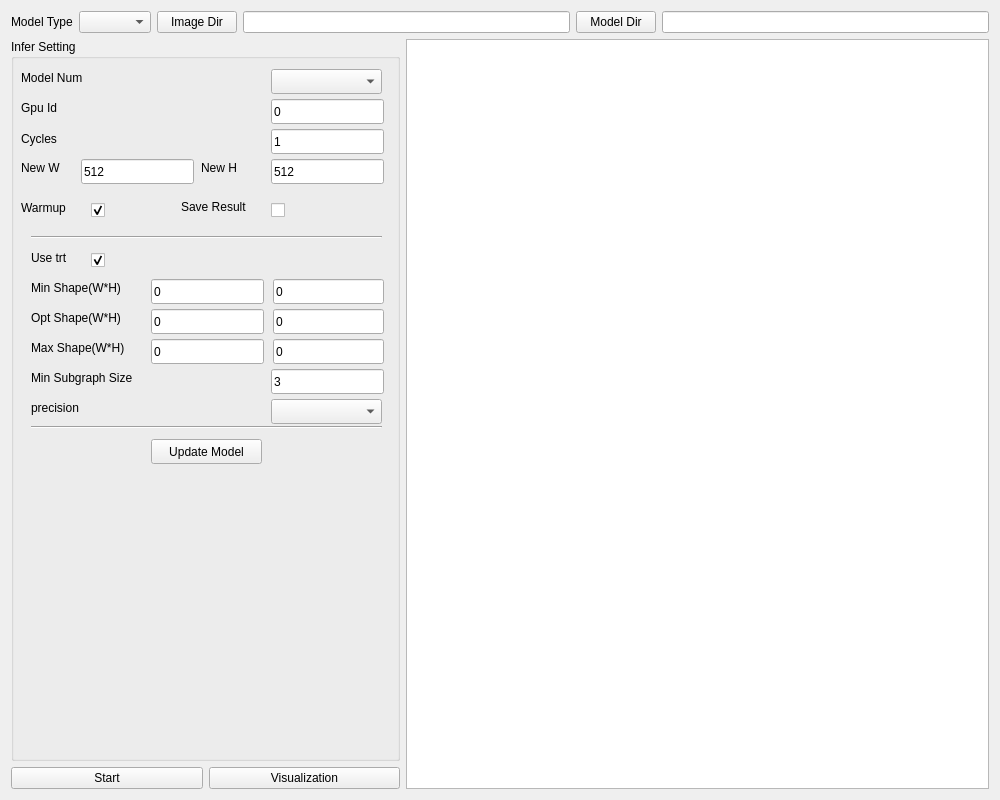
<?xml version="1.0" encoding="UTF-8"?>
<ui version="4.0">
 <class>Widget</class>
 <widget class="QWidget" name="Widget">
  <property name="geometry">
   <rect>
    <x>0</x>
    <y>0</y>
    <width>1000</width>
    <height>800</height>
   </rect>
  </property>
  <property name="windowTitle">
   <string>ModelInferUI</string>
  </property>
  <layout class="QGridLayout" name="gridLayout">
   <item row="0" column="0">
    <layout class="QVBoxLayout" name="verticalLayout">
     <item>
      <layout class="QHBoxLayout" name="horizontalLayout">
       <item>
        <widget class="QLabel" name="label">
         <property name="text">
          <string>Model Type</string>
         </property>
        </widget>
       </item>
       <item>
        <widget class="QComboBox" name="combo_modeltype"/>
       </item>
       <item>
        <widget class="QPushButton" name="button_imgdir">
         <property name="text">
          <string>Image Dir</string>
         </property>
        </widget>
       </item>
       <item>
        <widget class="QLineEdit" name="lineEdit_imgdir"/>
       </item>
       <item>
        <widget class="QPushButton" name="button_modeldir">
         <property name="text">
          <string>Model Dir</string>
         </property>
        </widget>
       </item>
       <item>
        <widget class="QLineEdit" name="lineEdit_modeldir"/>
       </item>
      </layout>
     </item>
     <item>
      <layout class="QHBoxLayout" name="horizontalLayout_3" stretch="2,3">
       <item>
        <layout class="QVBoxLayout" name="verticalLayout_2" stretch="5,1">
         <item>
          <widget class="QGroupBox" name="groupBox_setting">
           <property name="title">
            <string>Infer Setting</string>
           </property>
           <widget class="QLabel" name="label_2">
            <property name="geometry">
             <rect>
              <x>10</x>
              <y>30</y>
              <width>91</width>
              <height>17</height>
             </rect>
            </property>
            <property name="text">
             <string>Model Num</string>
            </property>
           </widget>
           <widget class="QComboBox" name="combo_modelnum">
            <property name="geometry">
             <rect>
              <x>260</x>
              <y>30</y>
              <width>111</width>
              <height>25</height>
             </rect>
            </property>
           </widget>
           <widget class="QLabel" name="label_3">
            <property name="geometry">
             <rect>
              <x>10</x>
              <y>60</y>
              <width>67</width>
              <height>17</height>
             </rect>
            </property>
            <property name="text">
             <string>Gpu Id</string>
            </property>
           </widget>
           <widget class="QLabel" name="label_4">
            <property name="geometry">
             <rect>
              <x>10</x>
              <y>90</y>
              <width>71</width>
              <height>20</height>
             </rect>
            </property>
            <property name="text">
             <string>Cycles</string>
            </property>
           </widget>
           <widget class="QLineEdit" name="lineEdit_gpuid">
            <property name="geometry">
             <rect>
              <x>260</x>
              <y>60</y>
              <width>113</width>
              <height>25</height>
             </rect>
            </property>
            <property name="text">
             <string>0</string>
            </property>
           </widget>
           <widget class="QLineEdit" name="lineEdit_cycles">
            <property name="geometry">
             <rect>
              <x>260</x>
              <y>90</y>
              <width>113</width>
              <height>25</height>
             </rect>
            </property>
            <property name="text">
             <string>1</string>
            </property>
           </widget>
           <widget class="QLabel" name="label_5">
            <property name="geometry">
             <rect>
              <x>10</x>
              <y>120</y>
              <width>67</width>
              <height>17</height>
             </rect>
            </property>
            <property name="text">
             <string>New W</string>
            </property>
           </widget>
           <widget class="QLineEdit" name="lineEdit_newW">
            <property name="geometry">
             <rect>
              <x>70</x>
              <y>120</y>
              <width>113</width>
              <height>25</height>
             </rect>
            </property>
            <property name="text">
             <string>512</string>
            </property>
           </widget>
           <widget class="QLabel" name="label_6">
            <property name="geometry">
             <rect>
              <x>190</x>
              <y>120</y>
              <width>67</width>
              <height>17</height>
             </rect>
            </property>
            <property name="text">
             <string>New H</string>
            </property>
           </widget>
           <widget class="QLineEdit" name="lineEdit_newH">
            <property name="geometry">
             <rect>
              <x>260</x>
              <y>120</y>
              <width>113</width>
              <height>25</height>
             </rect>
            </property>
            <property name="text">
             <string>512</string>
            </property>
           </widget>
           <widget class="QLabel" name="label_7">
            <property name="geometry">
             <rect>
              <x>10</x>
              <y>160</y>
              <width>67</width>
              <height>17</height>
             </rect>
            </property>
            <property name="text">
             <string>Warmup</string>
            </property>
           </widget>
           <widget class="QLabel" name="label_8">
            <property name="geometry">
             <rect>
              <x>170</x>
              <y>160</y>
              <width>91</width>
              <height>16</height>
             </rect>
            </property>
            <property name="text">
             <string>Save Result</string>
            </property>
           </widget>
           <widget class="Line" name="line">
            <property name="geometry">
             <rect>
              <x>20</x>
              <y>190</y>
              <width>351</width>
              <height>16</height>
             </rect>
            </property>
            <property name="orientation">
             <enum>Qt::Horizontal</enum>
            </property>
           </widget>
           <widget class="QLabel" name="label_9">
            <property name="geometry">
             <rect>
              <x>20</x>
              <y>210</y>
              <width>67</width>
              <height>17</height>
             </rect>
            </property>
            <property name="text">
             <string>Use trt</string>
            </property>
           </widget>
           <widget class="QCheckBox" name="check_warmup">
            <property name="geometry">
             <rect>
              <x>80</x>
              <y>160</y>
              <width>92</width>
              <height>23</height>
             </rect>
            </property>
            <property name="text">
             <string/>
            </property>
            <property name="checked">
             <bool>true</bool>
            </property>
           </widget>
           <widget class="QCheckBox" name="check_saveresult">
            <property name="geometry">
             <rect>
              <x>260</x>
              <y>160</y>
              <width>92</width>
              <height>23</height>
             </rect>
            </property>
            <property name="text">
             <string/>
            </property>
           </widget>
           <widget class="QCheckBox" name="check_usetrt">
            <property name="geometry">
             <rect>
              <x>80</x>
              <y>210</y>
              <width>92</width>
              <height>23</height>
             </rect>
            </property>
            <property name="text">
             <string/>
            </property>
            <property name="checked">
             <bool>true</bool>
            </property>
           </widget>
           <widget class="QLabel" name="label_10">
            <property name="geometry">
             <rect>
              <x>20</x>
              <y>240</y>
              <width>121</width>
              <height>17</height>
             </rect>
            </property>
            <property name="text">
             <string>Min Shape(W*H)</string>
            </property>
           </widget>
           <widget class="QLabel" name="label_11">
            <property name="geometry">
             <rect>
              <x>20</x>
              <y>270</y>
              <width>111</width>
              <height>17</height>
             </rect>
            </property>
            <property name="text">
             <string>Opt Shape(W*H)</string>
            </property>
           </widget>
           <widget class="QLabel" name="label_12">
            <property name="geometry">
             <rect>
              <x>20</x>
              <y>300</y>
              <width>121</width>
              <height>17</height>
             </rect>
            </property>
            <property name="text">
             <string>Max Shape(W*H)</string>
            </property>
           </widget>
           <widget class="QLabel" name="label_13">
            <property name="geometry">
             <rect>
              <x>20</x>
              <y>360</y>
              <width>67</width>
              <height>17</height>
             </rect>
            </property>
            <property name="text">
             <string>precision</string>
            </property>
           </widget>
           <widget class="QLineEdit" name="lineEdit_minshapeW">
            <property name="geometry">
             <rect>
              <x>140</x>
              <y>240</y>
              <width>113</width>
              <height>25</height>
             </rect>
            </property>
            <property name="text">
             <string>0</string>
            </property>
           </widget>
           <widget class="QLineEdit" name="lineEdit_minshapeH">
            <property name="geometry">
             <rect>
              <x>262</x>
              <y>240</y>
              <width>111</width>
              <height>25</height>
             </rect>
            </property>
            <property name="text">
             <string>0</string>
            </property>
           </widget>
           <widget class="QLineEdit" name="lineEdit_optshapeW">
            <property name="geometry">
             <rect>
              <x>140</x>
              <y>270</y>
              <width>113</width>
              <height>25</height>
             </rect>
            </property>
            <property name="text">
             <string>0</string>
            </property>
           </widget>
           <widget class="QLineEdit" name="lineEdit_optshapeH">
            <property name="geometry">
             <rect>
              <x>262</x>
              <y>270</y>
              <width>111</width>
              <height>25</height>
             </rect>
            </property>
            <property name="text">
             <string>0</string>
            </property>
           </widget>
           <widget class="QLineEdit" name="lineEdit_maxshapeW">
            <property name="geometry">
             <rect>
              <x>140</x>
              <y>300</y>
              <width>113</width>
              <height>25</height>
             </rect>
            </property>
            <property name="text">
             <string>0</string>
            </property>
           </widget>
           <widget class="QLineEdit" name="lineEdit_maxshapeH">
            <property name="geometry">
             <rect>
              <x>262</x>
              <y>300</y>
              <width>111</width>
              <height>25</height>
             </rect>
            </property>
            <property name="text">
             <string>0</string>
            </property>
           </widget>
           <widget class="QComboBox" name="combo_precision">
            <property name="geometry">
             <rect>
              <x>260</x>
              <y>360</y>
              <width>111</width>
              <height>25</height>
             </rect>
            </property>
           </widget>
           <widget class="Line" name="line_2">
            <property name="geometry">
             <rect>
              <x>20</x>
              <y>380</y>
              <width>351</width>
              <height>16</height>
             </rect>
            </property>
            <property name="orientation">
             <enum>Qt::Horizontal</enum>
            </property>
           </widget>
           <widget class="QPushButton" name="button_updatemodel">
            <property name="geometry">
             <rect>
              <x>140</x>
              <y>400</y>
              <width>111</width>
              <height>25</height>
             </rect>
            </property>
            <property name="text">
             <string>Update Model</string>
            </property>
           </widget>
           <widget class="QLabel" name="label_14">
            <property name="geometry">
             <rect>
              <x>20</x>
              <y>330</y>
              <width>131</width>
              <height>17</height>
             </rect>
            </property>
            <property name="text">
             <string>Min Subgraph Size</string>
            </property>
           </widget>
           <widget class="QLineEdit" name="lineEdit_minsubgraph">
            <property name="geometry">
             <rect>
              <x>260</x>
              <y>330</y>
              <width>113</width>
              <height>25</height>
             </rect>
            </property>
            <property name="text">
             <string>3</string>
            </property>
           </widget>
          </widget>
         </item>
         <item>
          <layout class="QHBoxLayout" name="horizontalLayout_2" stretch="1,1">
           <item>
            <widget class="QPushButton" name="button_start">
             <property name="text">
              <string>Start</string>
             </property>
            </widget>
           </item>
           <item>
            <widget class="QPushButton" name="button_visualize">
             <property name="text">
              <string>Visualization</string>
             </property>
            </widget>
           </item>
          </layout>
         </item>
        </layout>
       </item>
       <item>
        <widget class="QTextEdit" name="textEdit_log"/>
       </item>
      </layout>
     </item>
    </layout>
   </item>
  </layout>
 </widget>
 <resources/>
 <connections/>
</ui>
